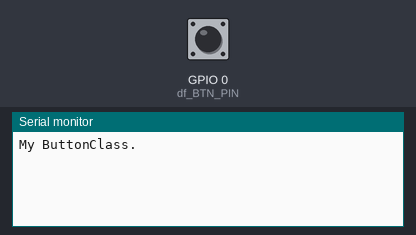
Simulated run of this program. Board: ESP8266 (NodeMCU). Parts: the last lines printed to the serial monitor. Inputs (shaded band) come from the test bench; at power-on: GPIO 0 (df_BTN_PIN) HIGH.

Above: at 3.2 s.
3.3 s: GPIO 0 (df_BTN_PIN) pulled LOW for 0.15 s
At 4.9 s:
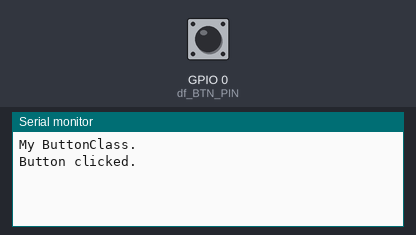
5.5 s: GPIO 0 (df_BTN_PIN) pulled LOW for 3.2 s
At 10.5 s:
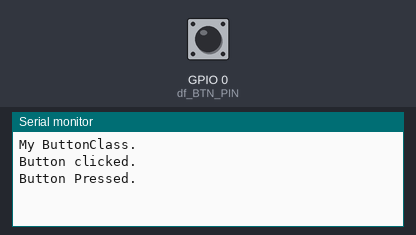
10.8 s: GPIO 0 (df_BTN_PIN) pulsed LOW 2 times (0.12 s each, 0.3 s apart)
At 12.2 s:
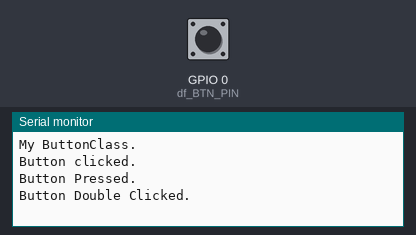
13.3 s: GPIO 0 (df_BTN_PIN) pulsed LOW 5 times (0.12 s each, 0.3 s apart)
At 15.9 s:
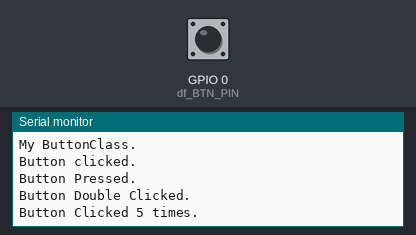

The program:

main.cpp
```cpp
#include "main.h"

myButtonClass btn;
int counter;

void buttonInit();
bool getPinStatus();
unsigned long getCurrentTickMs();
void buttonClickHandler();
void buttonDoubleClickHandler();
void buttonMultiClickHandler();
void buttonPressHandler();
void buttonLongPressHandler();
void buttonDepressHandler();

void setup() {
    counter = 0;
    Serial.begin(115200);
    while (millis() < 2000) {
    }
    Serial.printf("\nMy ButtonClass.\n");

    if (!btn.config(df_BTN_PIN, false, buttonInit, getPinStatus, getCurrentTickMs)) {
        Serial.printf("Config button failed.\n");
    }
    btn.attachClick(buttonClickHandler);
    btn.attachDoubleClick(buttonDoubleClickHandler);
    btn.attachMultiClick(buttonMultiClickHandler);
    btn.attachPress(buttonPressHandler);
    btn.attachLongPress(buttonLongPressHandler);
    btn.attachDepress(buttonDepressHandler);
    // btn.init();
}

void loop() {
    btn.tick();
}

void buttonInit() {
    pinMode(df_BTN_PIN, INPUT);
}

bool getPinStatus() {
    return digitalRead(df_BTN_PIN);
}

unsigned long getCurrentTickMs() {
    return millis();
}

void buttonClickHandler() {
    Serial.printf("Button clicked.\n");
}

void buttonDoubleClickHandler() {
    Serial.printf("Button Double Clicked.\n");
}

void buttonMultiClickHandler() {
    Serial.printf("Button Clicked %i times.\n", btn.getLastMultiClickCounter());
}

void buttonPressHandler() {
    Serial.printf("Button Pressed.\n");
}

void buttonLongPressHandler() {
    Serial.printf("Button Long Pressed.\n");
}

void buttonDepressHandler() {
    Serial.printf("Button Depressed.\n");
}
```

main.h
```cpp
#ifndef _MAIN_H_
#define _MAIN_H_
#include <Arduino.h>

#include "myButton.h"

#define df_BTN_PIN 0
#define df_LED_PIN 2

#endif
```

myButton.cpp
```cpp
#include "myButton.h"

myButtonClass::myButtonClass() {
}

myButtonClass::~myButtonClass() {
}

bool myButtonClass::config(int pin, bool activeLevel = false, v_callbackFunctionv pinInit = 0, b_callbackFunctionv getPinStatus = 0, ul_callbackFunctionv getCurrentTickMs = 0) {
    _initSuccessFlag = false;

    _pin = pin;
    _activeLevel = activeLevel;
    _ptrInitFunc = pinInit;
    _ptrGetPinStatusFunc = getPinStatus;
    _ptrGetCurrentTimeMsFunc = getCurrentTickMs;

    if (_ptrInitFunc == 0) return false;
    if (_ptrGetPinStatusFunc == 0) return false;
    if (_ptrGetCurrentTimeMsFunc == 0) return false;

    _ptrInitFunc();
    _initSuccessFlag = true;
    return true;
}

// void myButtonClass::init() {
//     if (_ptrInitFunc) _ptrInitFunc();
// }

void myButtonClass::setDebonceTimeMs(int msTime) {
    _debounceTime = msTime;
}

void myButtonClass::setClickTimeMs(int msTime) {
    _clickTime = msTime;
}

void myButtonClass::setPressTimeMs(int msTime) {
    _pressTime = msTime;
}

void myButtonClass::setLongPressTimeMs(int msTime) {
    _longPressTime = msTime;
}

void myButtonClass::attachClick(v_callbackFunctionv newFunction) {
    _ptrClickFunc = newFunction;
}

void myButtonClass::attachDoubleClick(v_callbackFunctionv newFunction) {
    _ptrDoubleClickFunc = newFunction;
}

void myButtonClass::attachPress(v_callbackFunctionv newFunction) {
    _ptrPressFunc = newFunction;
}

void myButtonClass::attachLongPress(v_callbackFunctionv newFunction) {
    _ptrLongPressFunc = newFunction;
}

void myButtonClass::attachDepress(v_callbackFunctionv newFunction) {
    _ptrDepressFunc = newFunction;
}

void myButtonClass::attachMultiClick(v_callbackFunctionv newFunction) {
    _ptrMultiClickFunc = newFunction;
}

int myButtonClass::getLastMultiClickCounter() {
    return _lastMultiClickCounter;
}

bool myButtonClass::getInputStatus() {
    return _state;
}

unsigned long myButtonClass::getActionTimeMs() {
    return _actionTime;
}

void myButtonClass::tick() {
    if (_initSuccessFlag) {
        _state = _ptrGetPinStatusFunc();
        if (_lastState != _state) {
            _lastState = _state;
            _startTime = _ptrGetCurrentTimeMsFunc();
        }
        _actionTime = _ptrGetCurrentTimeMsFunc() - _startTime;

        if (_state == _activeLevel) {
            if (_actionTime > _debounceTime) {
                if (_btnLastState != _state) {
                    _btnLastState = _state;
                    _multiClickCounter++;
                    if (_multiClickCounter == 1) _btnCommand = BTN_STT_CLICK;
                    if (_multiClickCounter == 2) _btnCommand = BTN_STT_DOUBLE_CLICK;
                    if (_multiClickCounter > 2) _btnCommand = BTN_STT_MULTI_CLICK;
                } else {
                    if (!(_multiClickCounter > 1)) {
                        if ((_actionTime > _pressTime) && (_actionTime < _longPressTime)) {
                            _btnCommand = BTN_STT_PRESS;
                        } else if ((_actionTime > _longPressTime) && (_btnCommand != BTN_STT_LONG_PRESS)) {
                            _btnCommand = BTN_STT_LONG_PRESS;
                            if (_ptrLongPressFunc) _ptrLongPressFunc();
                        }
                    }
                }
            }
        } else {
            if (_actionTime > _debounceTime) {
                _btnLastState = _state;
                if (_actionTime > _endActionTime) {
                    _lastMultiClickCounter = _multiClickCounter;
                    _multiClickCounter = 0;
                    if (_btnCommand != BTN_STT_LONG_PRESS) {
                        switch (_btnCommand) {
                            case BTN_STT_CLICK: {
                                if (_ptrClickFunc) _ptrClickFunc();
                                break;
                            }
                            case BTN_STT_DOUBLE_CLICK: {
                                if (_ptrDoubleClickFunc) _ptrDoubleClickFunc();
                                break;
                            }
                            case BTN_STT_PRESS: {
                                if (_ptrPressFunc) _ptrPressFunc();
                                break;
                            }
                            case BTN_STT_MULTI_CLICK: {
                                if (_ptrMultiClickFunc) _ptrMultiClickFunc();
                                break;
                            }

                            default:
                                break;
                        }
                    } else {
                        if (_ptrDepressFunc) _ptrDepressFunc();
                    }
                    _btnCommand = BTN_STT_UNKNOWN;
                }
            }
        }
    }
}
```

myButton.h
```cpp
#ifndef _MY_BUTTON_H_
#define _MY_BUTTON_H_

extern "C" {
typedef void (*v_callbackFunctionv)(void);
typedef void (*v_callbackFunctionInt)(int *);
typedef unsigned long (*ul_callbackFunctionv)(void);
typedef bool (*b_callbackFunctionv)(void);
}

typedef enum {
    BTN_STT_UNKNOWN = 0,
    BTN_STT_CLICK,
    BTN_STT_DOUBLE_CLICK,
    BTN_STT_MULTI_CLICK,
    BTN_STT_PRESS,
    BTN_STT_LONG_PRESS,
    BTN_STT_DEPRESS
} button_state_t;

class myButtonClass {
   private:
    v_callbackFunctionv _ptrInitFunc = 0;
    ul_callbackFunctionv _ptrGetCurrentTimeMsFunc = 0;
    b_callbackFunctionv _ptrGetPinStatusFunc = 0;

    v_callbackFunctionv _ptrClickFunc = 0;
    v_callbackFunctionv _ptrDoubleClickFunc = 0;
    v_callbackFunctionv _ptrPressFunc = 0;
    v_callbackFunctionv _ptrLongPressFunc = 0;
    v_callbackFunctionv _ptrDepressFunc = 0;
    v_callbackFunctionv _ptrMultiClickFunc = 0;

    unsigned long _timeActive, _timeDeactive;
    unsigned long _startTime, _actionTime;
    int _pin, _multiClickCounter = 0, _lastMultiClickCounter = 0;
    unsigned int _debounceTime = 50, _endActionTime = 600, _clickTime = 400, _pressTime = 1000, _longPressTime = 5000;
    bool _state, _lastState, _activeLevel, _initSuccessFlag;
    bool _btnLastState = 0;
    button_state_t _btnCommand = BTN_STT_UNKNOWN;

   public:
    myButtonClass();
    ~myButtonClass();
    bool config(int pin, bool activeLevel, v_callbackFunctionv pinInit, b_callbackFunctionv getPinStatus, ul_callbackFunctionv getCurrentTickMs);
    // void init();
    void tick();
    void setDebonceTimeMs(int msTime);
    void setPressTimeMs(int msTime);
    void setClickTimeMs(int msTime);
    void setLongPressTimeMs(int msTime);

    void attachClick(v_callbackFunctionv newFunction);
    void attachDoubleClick(v_callbackFunctionv newFunction);
    void attachPress(v_callbackFunctionv newFunction);
    void attachLongPress(v_callbackFunctionv newFunction);
    void attachDepress(v_callbackFunctionv newFunction);
    void attachMultiClick(v_callbackFunctionv newFunction);
    int getLastMultiClickCounter();
    bool getInputStatus();
    unsigned long getActionTimeMs();
};

#endif
```

Measured:
- after the input at 3.3 s, the serial monitor: prints a new line after 0.75 s (image 1)
- after the input at 5.5 s, the serial monitor: prints a new line after 3.8 s (image 2)
- after the input at 10.8 s, the serial monitor: prints a new line after 1.0 s (image 3)
- after the input at 13.3 s, the serial monitor: prints a new line after 1.9 s (image 4)
